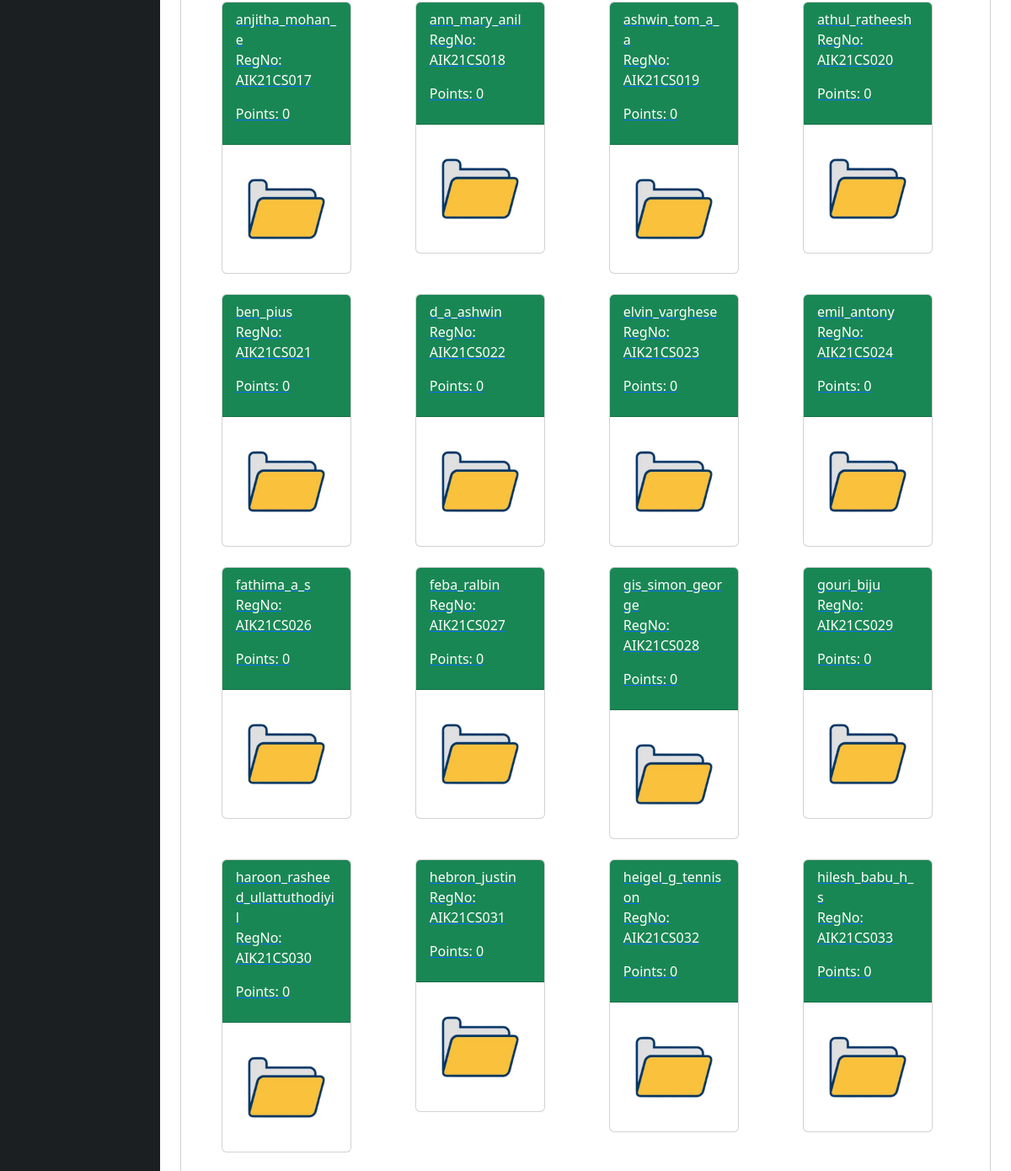
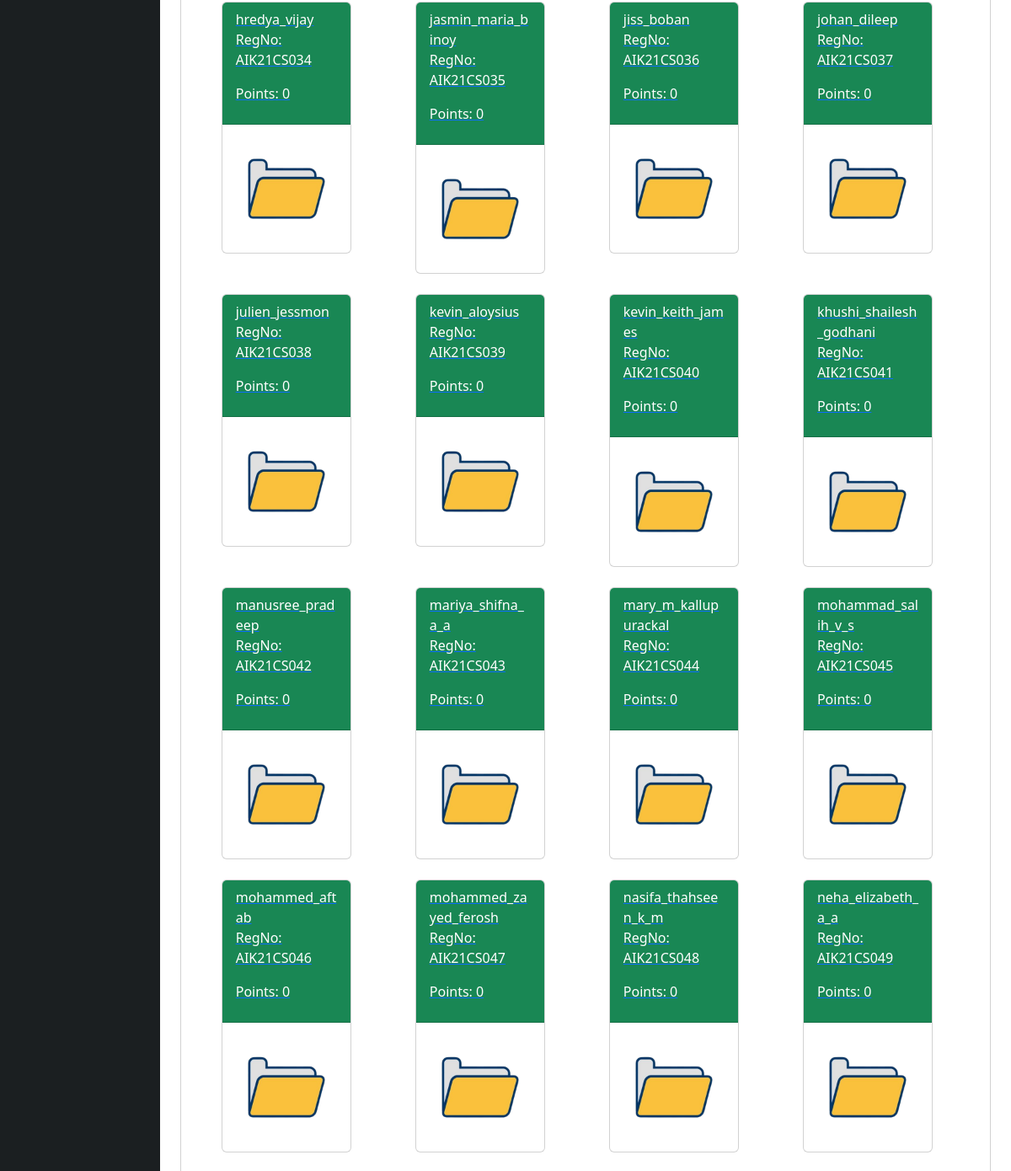
The page /teacher/view_certificates/ (signed in, middle part) on the database as committed earlier (2 pictures, top to bottom).
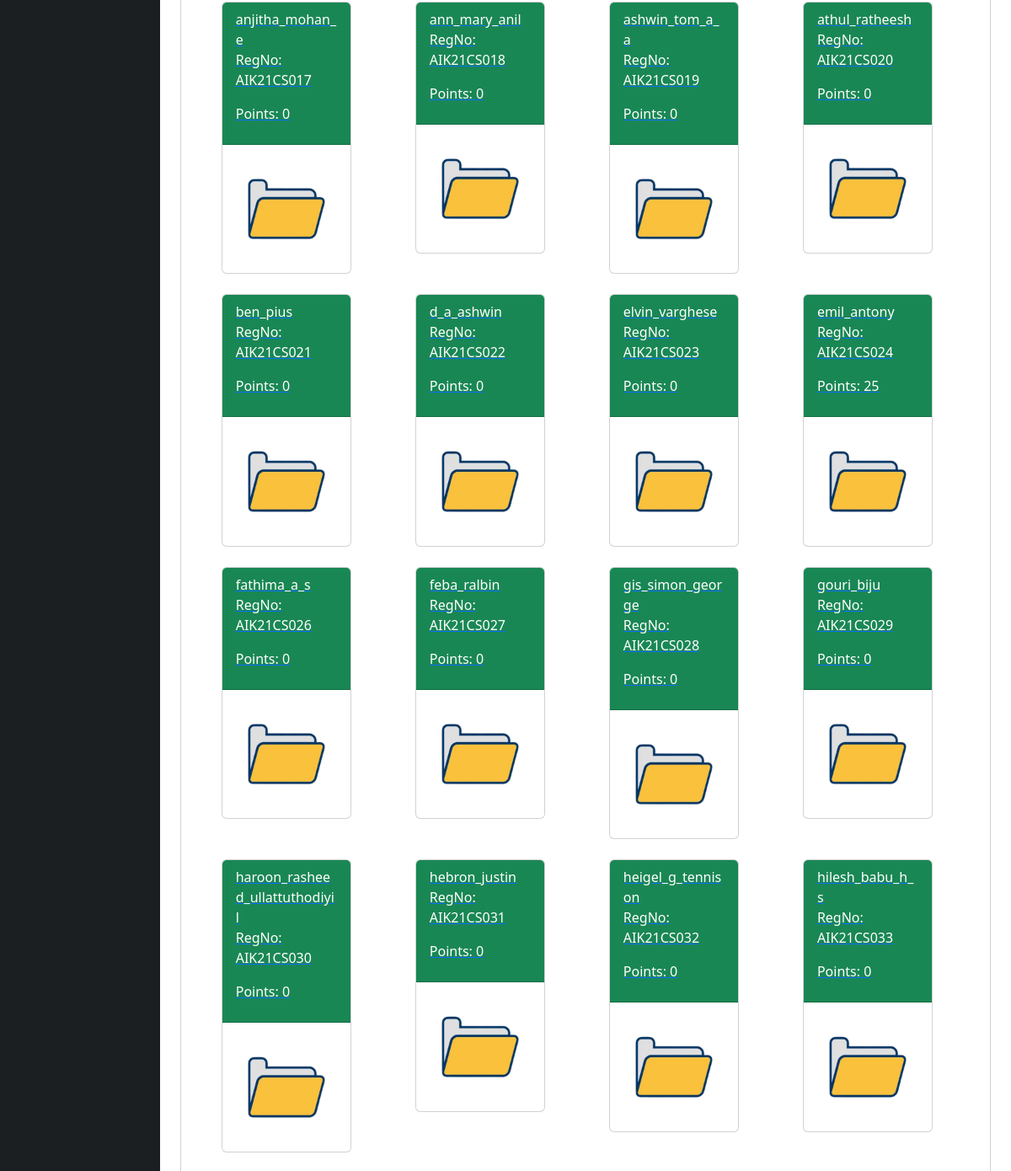
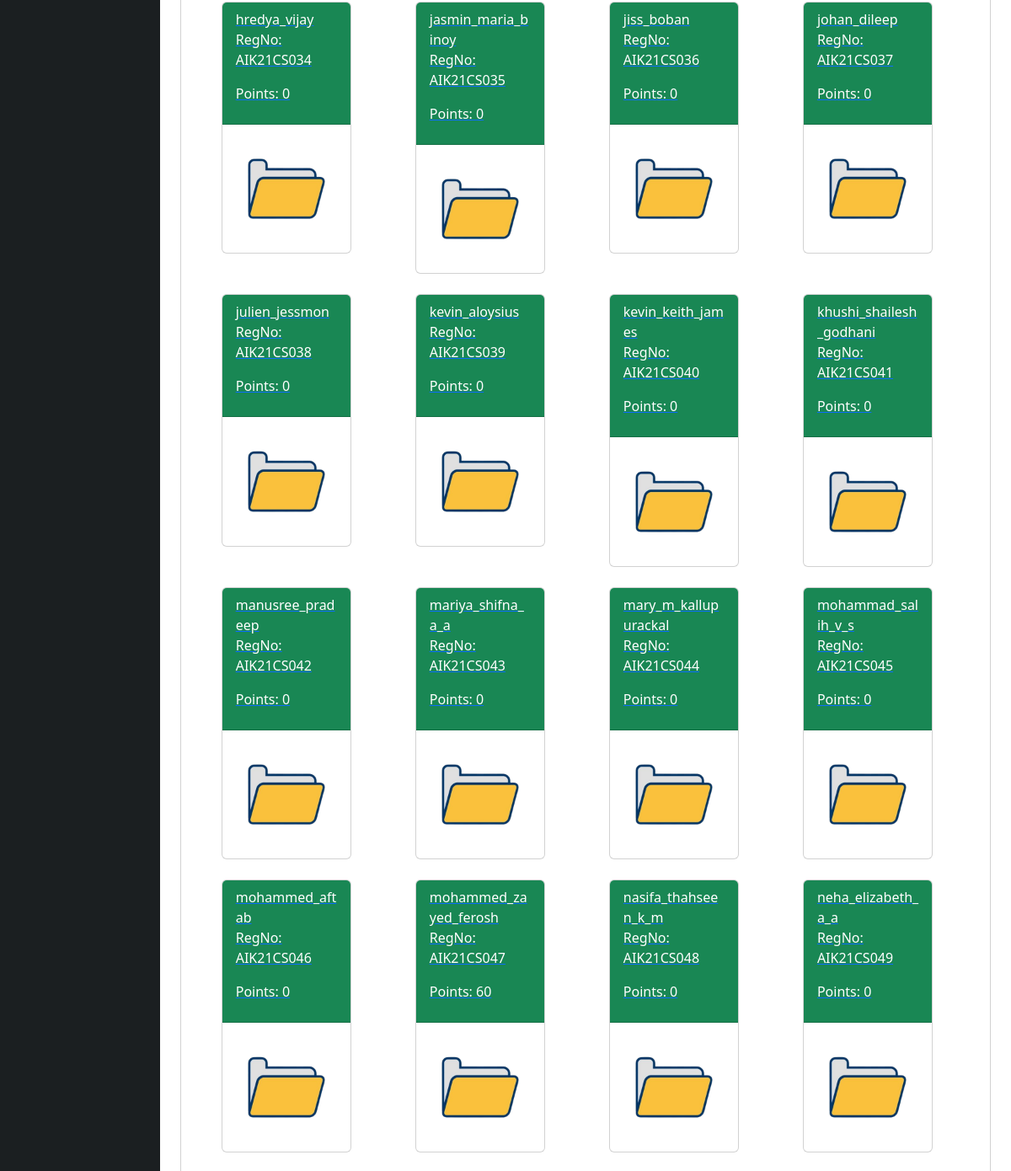
The same page on the database as committed later (2 pictures, top to bottom).
### homepg/models.py (models this page shows, shortened)
class Student(models.Model):
    batches=(
        ('9','9'),
        ('10','10'),
        ('11','11'),
        ('12-a','12-a'),
        ('12-b','12-b'))
    name = models.CharField(max_length=100)
    regno = models.CharField(max_length=10,blank=True,null=False,unique=True,validators=[RegexValidator(regex=r'^(aik|AIK)\d{2}(cs|CS)\d{3}$',message='Enter a valid registration number.')] )
    batch = models.CharField(choices=batches,default='9',max_length=10)
    points = models.IntegerField(default=0)
    teacher = models.ForeignKey(Teacher,default=None,on_delete=models.SET_DEFAULT,null=True,blank=True)
    user = models.OneToOneField(CustomUser,on_delete=models.CASCADE)

### homepg/decorators.py (the view)
    def wrapper_func (request,*args,**kwargs):
        if request.user.is_authenticated:
            if request.user.roles == 'teacher':
                return view_func(request,*args,**kwargs)
            else:
                return redirect('studvw')
        else:
            return redirect('loginpg')

### homepg/views.py (called while the page is built)
@authenticated_teacher
@login_required(login_url='/login')
def teach_cert(request):
    teacher = Teacher.objects.get(user=request.user)
    students = Student.objects.filter(teacher=teacher)
    teachuser= request.user.username
    sort_by = request.GET.get('sort_by')
    if sort_by == 'name':
        students = students.order_by('name')
    elif sort_by == 'regno':
        students = students.order_by('regno')
    elif sort_by == 'points':
        students = students.order_by('-points')
    return render(request, 'teacher_certificates.html', {'students': students ,'teacheruser':teachuser})

### homepg/templates/teacher_certificates.html (shortened to what this page needs)
{% load static %}
<!doctype html>
<html lang="en">
  <head>
    <link rel="stylesheet" href="https://cdnjs.cloudflare.com/ajax/libs/font-awesome/6.5.1/css/all.min.css" />
    <link href="https://cdn.jsdelivr.net/npm/bootstrap@5.3.3/dist/css/bootstrap.min.css" rel="stylesheet">
</head>
  <body>
    <div class="container-fluid">
        <div class="row flex-nowrap">
            <div class="col-auto px-sm-2 px-0" style="background-color: #1b1f21;">
                <div class="d-flex flex-column align-items-center align-items-sm-start px-2 pt-1 text-white min-vh-100">
                </div>
            </div>
            <div class="col g-0">
                <div class="col g-0">
                  <div class="card m-4">
                    <div class="card-body ps-5 overflow-y-auto" style="max-height: 80vh;">
                        <div class="row text-light">
                            {% for student in students %}
                            <div class="col-md-3 mb-4">
                                <div class="card w-75">
                                    <a href="{% url 'student_activities' student.id %}" class="card-link">
                                        <div class="card-header text-bg-success">
                                            {{ student.name }}<p> RegNo: {{ student.regno|upper }}<p><span> Points: <span>{{ student.points }}
                                        </div>
                                        <div class="card-body d-flex justify-content-center">
                                            <img src="{% static 'folder-img.png' %}" class="card-img-top" alt="Student Image">
                                        </div>
                                    </a>
                                </div>
                            </div>
                            {% endfor %}
                        </div>
                    </div>
                </div>
            </div>
        </div>
    </div>
  </body>
</html>

Rows that differ between the two databases and show on the page:
changed Student "emil_antony": points "0" → "25"
changed Student "mohammed_zayed_ferosh": points "0" → "60"
